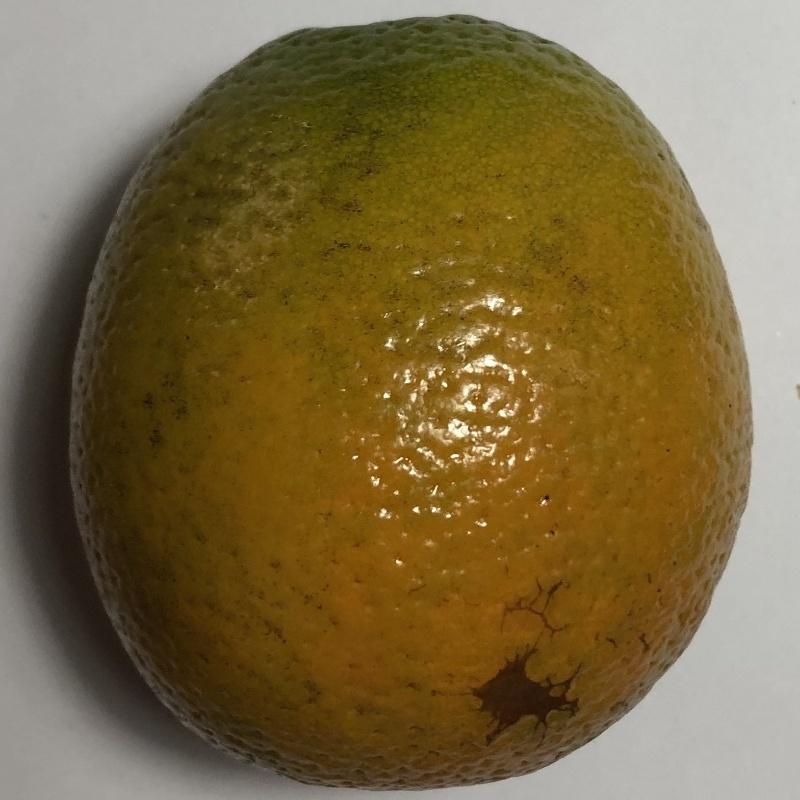
#> input picture examples/orange_blackspot_example.jpg, 800 x 800 px
$ python -i roi.py   (imports and definitions only)
#> lines starting #> are read from the running program, lines starting #| are printed output that depends on the picture; after the words box and inside, x2 and y2 are one past the last pixel; in counts of white or black regions, pixels touching at a corner belong together
#> further down, picture is the input picture: shape (800, 800, 3); mean B, G, R 64.4, 104.3, 122.8
"""Simple optional rectangle around a centered orange.

This rectangle is based on color, not trained object detection.
"""
import cv2
import numpy as np


def find_fruit_bbox(image):
    height, width = image.shape[:2]
#> height = 800; width = 800
    hsv = cv2.cvtColor(image, cv2.COLOR_BGR2HSV)
#> hsv: shape (800, 800, 3); mean H, S, V 21.9, 142.1, 122.9
    mask = ((hsv[:, :, 1] > 42) & (hsv[:, :, 2] > 48)).astype(np.uint8) * 255
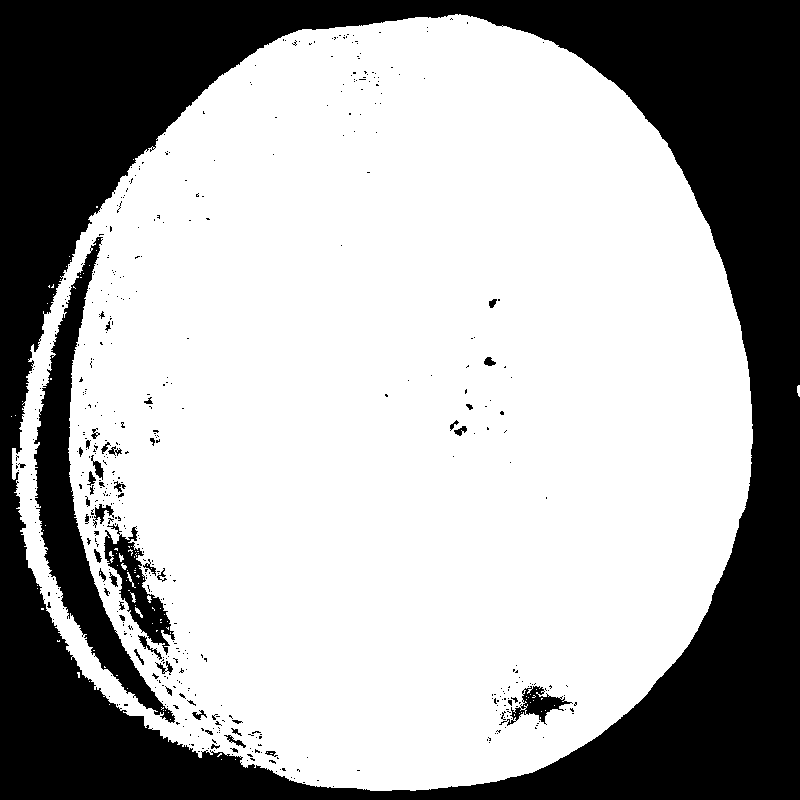
#> mask: shape (800, 800); 67.2% white; 523 black regions (477 under 20 px), largest, box (x1, y1, x2, y2) and area: (0, 0, 800, 800) 188979, (34, 237, 175, 723) 13525, (104, 524, 175, 655) 2910

    # Remove little dots and join nearby foreground regions.
    mask = cv2.morphologyEx(mask, cv2.MORPH_OPEN, np.ones((5, 5), np.uint8))
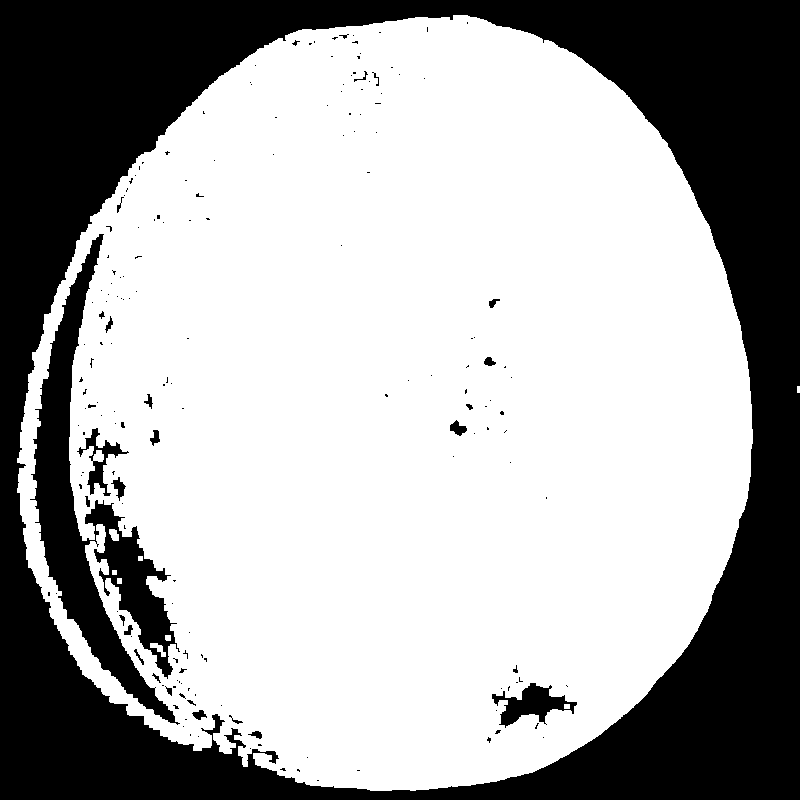
#> mask: shape (800, 800); 66.5% white; 184 black regions (156 under 20 px), largest, box (x1, y1, x2, y2) and area: (0, 0, 800, 800) 190595, (30, 234, 180, 725) 19656, (492, 683, 577, 728) 1617
    mask = cv2.morphologyEx(mask, cv2.MORPH_CLOSE, np.ones((9, 9), np.uint8))
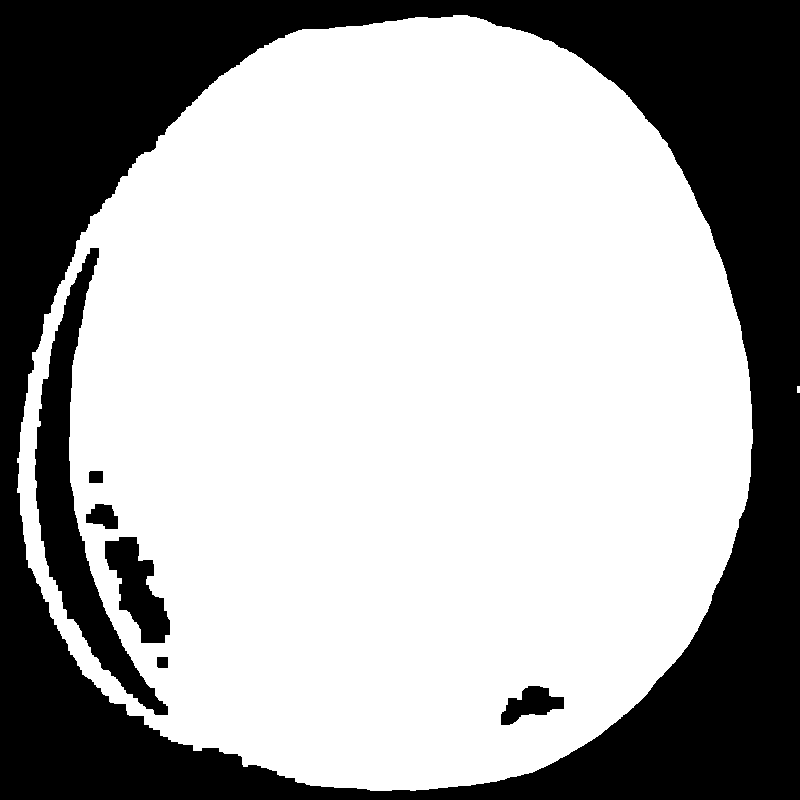
#> mask: shape (800, 800); 67.2% white; 7 black regions
    contours, _ = cv2.findContours(mask, cv2.RETR_EXTERNAL, cv2.CHAIN_APPROX_SIMPLE)
#> contours = 2 contours, 1 with area under 20; largest, box (x1, y1, x2, y2) and area: (17, 15, 753, 791) 448914

    good_boxes = []
    for contour in contours:
        area = cv2.contourArea(contour)
        x, y, box_width, box_height = cv2.boundingRect(contour)
        area_ratio = area / (height * width)
        center_x = (x + box_width / 2) / width
        center_y = (y + box_height / 2) / height

        if (0.06 < area_ratio < 0.90 and
                0.15 < center_x < 0.85 and 0.15 < center_y < 0.85 and
                box_width < 0.98 * width and box_height < 0.98 * height):
            good_boxes.append((area, (x, y, box_width, box_height)))
#> this loop made 2 passes
#> (contour, area, x, y, box_width, box_height, area_ratio, center_x) on pass 1: ([[797, 386], [797, 392], [799, 392], [799, 386]], 12, 797, 386, 3, 7, 1.87e-05, 0.998)
#> (area, x, y, box_width, box_height, area_ratio, center_x, center_y) on pass 2: (448913.5, 17, 15, 736, 776, 0.701, 0.481, 0.504)
#> after the loop, good_boxes = [(448913.5, (17, 15, 736, 776))]

    if not good_boxes:
        return None
    return max(good_boxes, key=lambda item: item[0])[1]

>>> import cv2
>>> picture = cv2.imread('../examples/orange_blackspot_example.jpg')
>>> result = find_fruit_bbox(picture)
#> result = (17, 15, 736, 776)
